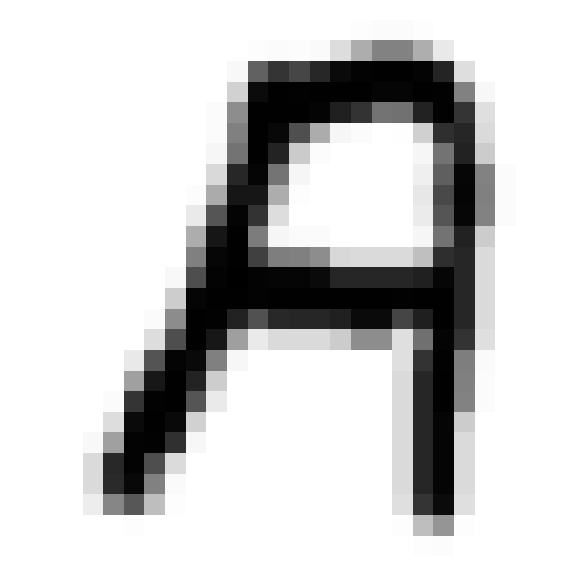
#> input picture preprocesamiento/images/inverted.png, 577 x 577 px
$ python -i ImageProcessor.py   (imports and definitions only)
#> lines starting #> are read from the running program, lines starting #| are printed output that depends on the picture; after the words box and inside, x2 and y2 are one past the last pixel; in counts of white or black regions, pixels touching at a corner belong together
#> further down, picture is the input picture: PIL image 577x577 RGBA; mean R, G, B, A 203.8, 203.8, 203.8, 255
import numpy as np
import pandas as pd
import cv2
from skimage.filters import threshold_otsu
from PIL import Image, ImageOps


class ImageProcessor:
    """Procesador de imagen simple.

    Métodos
    -------
    process_img(img, binarize=False)
        Aplica: Gaussian blur -> ROI extraction -> centrar -> escalar a 28x28.
        Devuelve una imagen `np.ndarray` dtype=uint8 con rango 0-255 (28x28).
        Si `binarize=True` devuelve array 0/1 (uint8).
    """

    def __init__(self):
        pass

    @staticmethod
    def process_img(img) -> np.ndarray:
        # Convertir a escala de grises
        img_gray = ImageOps.grayscale(img)
        img_array = np.array(img_gray).astype(np.uint8, copy=False)

        # Aplicar Gaussian Blur para reducir ruido
        blurred = cv2.GaussianBlur(img_array, (5, 5), 0)

        # Encontrar región con contenido (píxeles negros/oscuros < 255)
        # Invertir temporalmente para encontrar el contenido dibujado
        inverted_for_detection = 255 - blurred
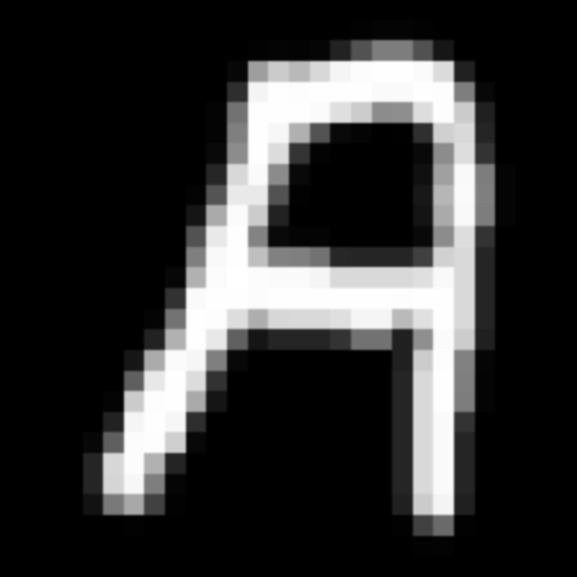
#> inverted_for_detection: shape (577, 577); min 0, max 255, mean 51.2
        coords = cv2.findNonZero(inverted_for_detection)
#> coords = contour of 125067 points, box (x1, y1, x2, y2) (81, 19, 517, 557), area 38921
        if coords is None:
            # Si no hay dibujo, retornar imagen vacía (todos ceros)
            return np.zeros((28, 28), dtype=np.uint8)

        x, y, w, h = cv2.boundingRect(coords)
#> x = 81; y = 19; w = 436; h = 538

        # Agregar padding
        padding = 20
        x = max(0, x - padding)
#> x = 61
        y = max(0, y - padding)
#> y = 0
        w = min(blurred.shape[1] - x, w + 2 * padding)
#> w = 476
        h = min(blurred.shape[0] - y, h + 2 * padding)
#> h = 577

        # Recortar región de interés
        cropped = blurred[y : y + h, x : x + w]
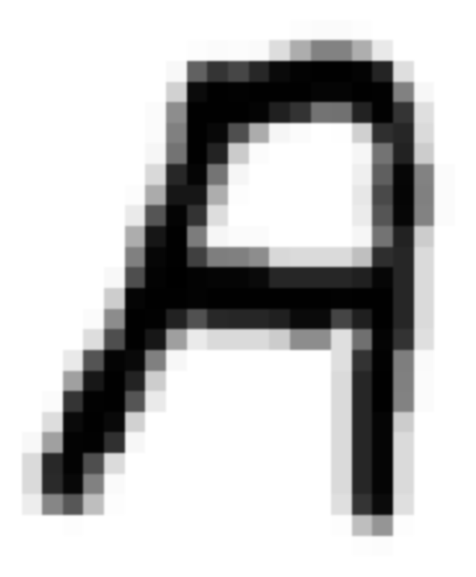
#> cropped: shape (577, 476); min 0, max 255, mean 193

        # Hacer la imagen cuadrada con fondo blanco
        max_dim = max(w, h)
#> max_dim = 577
        square_img = np.ones((max_dim, max_dim), dtype=np.uint8) * 255

        # Centrar la imagen
        y_offset = (max_dim - h) // 2
#> y_offset = 0
        x_offset = (max_dim - w) // 2
#> x_offset = 50
        square_img[y_offset : y_offset + h, x_offset : x_offset + w] = cropped
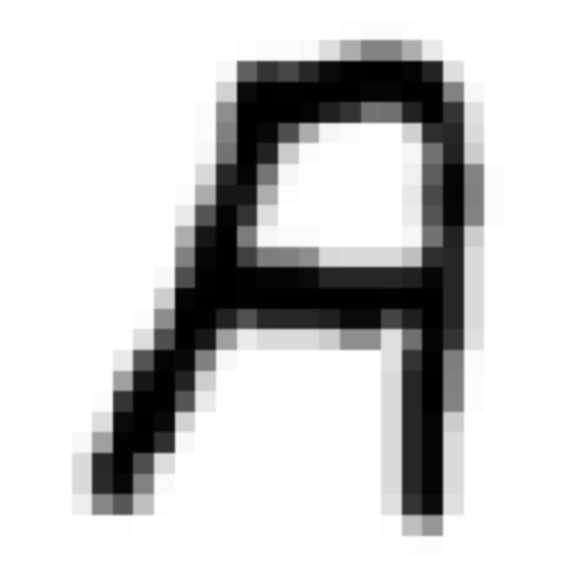
#> square_img: shape (577, 577); min 0, max 255, mean 203.8

        # Redimensionar a 28x28
        resized = cv2.resize(square_img, (28, 28), interpolation=cv2.INTER_AREA)
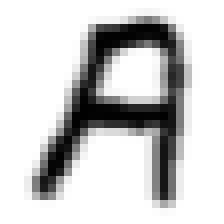
#> resized: shape (28, 28) (shown 8 times larger); min 1, max 255, mean 203.8

        # Normalizar a [0, 1]
        normalized = resized.astype(np.float32) / 255.0

        # Binarización con umbral de Otsu
        thresh = threshold_otsu(normalized)
#> thresh = 0.597
        binarized = (normalized >= thresh).astype(np.uint8)
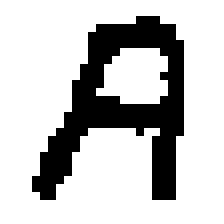
#> binarized: shape (28, 28) (shown 8 times larger); values 0 (black) and 1 (white), 76.5% white; 1 black region, box (x1, y1, x2, y2) and area: (4, 2, 23, 25) 184

        return binarized


>>> from PIL import Image
>>> picture = Image.open('../preprocesamiento/images/inverted.png')
>>> result = ImageProcessor().process_img(picture)
